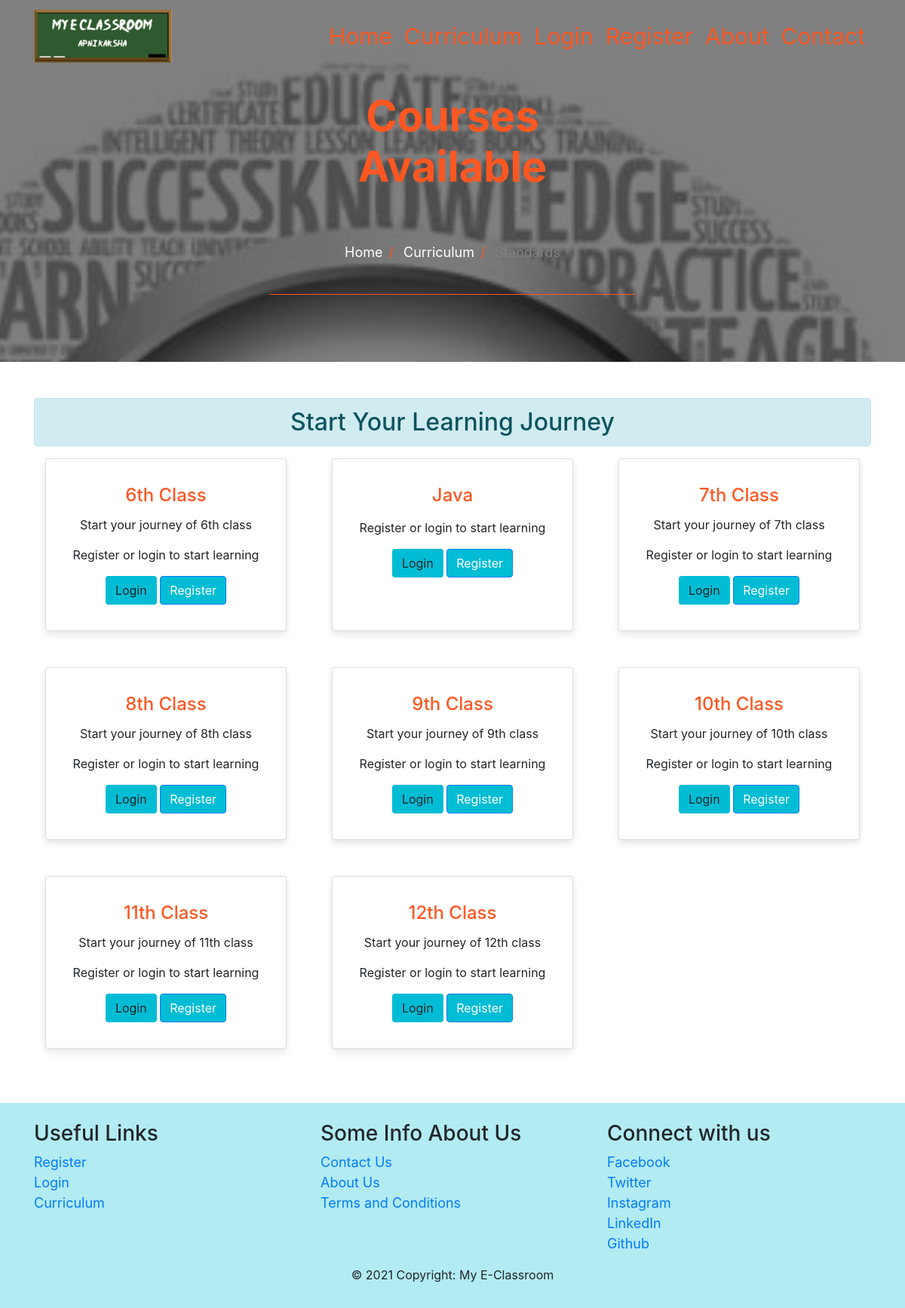
The app's page /curriculum/ with its own data.
### curriculum/models.py (models this page shows, shortened)
class Standard(models.Model):
    name = models.CharField(max_length=100, unique=True)
    slug = models.SlugField(null=True, blank=True)
    description = models.TextField(max_length=500,blank=True)
    question_number = models.PositiveIntegerField(default=1)
    total_marks = models.PositiveIntegerField(default=20)

### curriculum/views.py (the view)
# urls.py: path('', views.StandardListView.as_view(), name='standard_list'),
class StandardListView(ListView):
    context_object_name = 'standards'
    model = Standard
    template_name = 'curriculum/standard_list_view.html'

### curriculum/templates/curriculum/standard_list_view.html (shortened to what this page needs)
{% extends 'base.html' %}
{% load static %}
{% block image_block %}
<head>
</head>
<header class="info-header">
  <div id="page-intro" class="container-fluid d-flex align-items-center justify-content-center ">
    <div class="row d-flex justify-content-center text-center">
      <div class="col-md-10 text-white">
        <h2 class="display-4 font-weight-bold  p-5 " style="color:#ff5722;" >Courses Available </h2>
        <div class="row d-flex justify-content-center text-center">
          <ul class="breadcrumb">
            <li><a href="{% url 'index' %}">Home</a></li>
            <li><a href="{% url 'curriculum:standard_list' %}">Curriculum</a></li>
            <li class="disabled-text">Standards</li>
          </ul>
        </div>
        <hr style="color:#ff5722;">
  </div>
</header>
{% endblock %}
{% block content %}
<section id="best-features" class="text-center">
                        <br>
                        <br>
              <h2 class="text-center alert alert-info">Start Your Learning Journey</h2>
              <div class="row">
                      {% for standard in standards %}
                      <div class="col-md-4 d-flex mb-5 justify-content-center">
                        <div class="card card-std text-center" style="width: 20rem;">
                          <div class="card-body text-center">
                            <h4 class="card-title" style="color:#ff5722;">{{standard.name}}</h4>
                            <p class="card-text">{{standard.description|truncatechars:75}}</p>
                            {% if user.is_authenticated %}
                            <a href="{% url 'curriculum:subject_list' slug=standard.slug %}" class="btn btn-primary" style="background-color:#00bcd4;">Lets get started</a>
                            {%else%}
                            <p>Register or login to start learning</p>
                            <a href="{% url 'user_login' %}" class="btn btn-std" style="background-color:#00bcd4;">Login</a>
                            <a href="{% url 'register' %}" class="btn btn-primary" style="background-color:#00bcd4;">Register</a>
                            {%endif%}
                          </div>
                        </div>
                      </div>
                      {% endfor %}
              </div>
</section>
{%endblock%}

### templates/base.html (shortened to what this page needs)
<!DOCTYPE html>
<html lang="en" dir="ltr">
  <head>
    {% load static %}
    <link rel="stylesheet" href="https://stackpath.bootstrapcdn.com/bootstrap/4.5.2/css/bootstrap.min.css">
    <link rel="stylesheet" href="{% static 'css/master_css.css' %}">
  </head>
  <body>
              <nav class="navbar navbar-expand-lg  navbar-light bg-light fixed-top scrolling-navbar">
                <div class="container" >
                      <a class="navbar-brand" href="{% url 'index' %}" style="font-size:x-large;color:#ff5722;" ><img src="../static/css/Images/logo.jpeg" width=50% height=50%></a>
                      <div class="collapse navbar-collapse" id="basicExampleNav" >
                        <ul class=" navbar-nav  mr-auto smooth-scroll " >
                            <li class="nav-item">
                                   <a class="nav-link" href="{% url 'index' %}" style="font-size:30px;"><span>Home</span></a>
                                </li>
                                <li class="nav-item">
                                   <a class="nav-link" href="{% url 'curriculum:standard_list' %}" style="font-size:30px;">Curriculum</a>
                                </li>
                                {% if user.is_authenticated %}
                                     <li class="nav-item">
                                        <a class="nav-link" href="{% url 'dashboard' %}" style="font-size:30px;">Dashboard</a>
                                     </li>
                                    <li class="nav-item  ">
                                     <a class="nav-link" href="{% url 'user_logout' %}" style="font-size:30px;">Logout</a>
                                    </li>
                                {% else %}
                                    <li class="nav-item ">
                                        <a class="nav-link" href="{% url 'user_login' %}" style="font-size:30px;">Login</a>
                                    </li>
                                    <li class="nav-item " >
                                       <a class="nav-link" href="{% url 'register' %}" style="font-size:30px;">Register</span> </a>
                                    </li>
                                {% endif %}
                                  <li class="nav-item">
                                     <a class="nav-link" href="{% url 'aboutus' %}" style="font-size:30px;">About</a>
                                  </li>
                                <li class="nav-item">
                                   <a class="nav-link" href="{% url 'contact' %}" style="font-size:30px;">Contact</a>
                                </li>
                        </ul>
                      </div>
                </div>
              </nav>
          {% block image_block %}
          {% endblock %}
    <div class="container">
        {%block content%}
        {%endblock%}
    </div>
    <footer class="page-footer" style="background-color:#b2ebf2;">
      <div class="container">
        <div class="row mt-4">
                  <div class="col-md-4 mt-4">
                            <h3>Useful Links</h3>
                               <a href="{% url 'register' %}" style="font-size:large" >Register</a><br>
                               <a href="{% url 'user_login' %}"  style="font-size:large">Login</a><br>
                               <a href="{% url 'curriculum:standard_list' %}" style="font-size:large" >Curriculum</a><br>
                  </div>
                  <div class="col-md-4 mt-4">
                            <h3>Some Info About Us</h3>
                             <a href="{% url 'contact' %}" style="font-size:large">Contact Us </a><br>
                             <a href="#" style="font-size:large">About Us </a><br>
                             <a href="#" style="font-size:large">Terms and Conditions</a><br>
                  </div>
                  <div class="col-md-4 mt-4">
                            <h3>Connect with us</h3>
                              <a href="#" style="font-size:large" >Facebook</a><br>
                              <a href="#" style="font-size:large" >Twitter</a><br>
                              <a href="#" style="font-size:large" >Instagram</a><br>
                              <a href="#" style="font-size:large">LinkedIn</a><br>
                              <a href="#" style="font-size:large">Github</a><br>
                  </div>
        </div>
        <div class="footer-copyright text-center py-3">
            <p>© 2021 Copyright: My E-Classroom</p>
        </div>
      </div>
    </footer>
  </body>
</html>

### static/css/master_css.css (style rules this page uses)
html, body, header, #intro { height: 100%; }
.bg-light { background-color: transparent !important; transition: 0.5s ease; }
.navbar-light .navbar-nav .nav-link { color: #ff5722; }
.navbar-light .nav-link { color: #ff5722; }
.navbar-expand-lg { background-color: #0fee1d; }
.text-white { color: white; }
hr { border-color: inherit; }
.info-header { height: 60%; }
#page-intro { height: 100%; }
#page-intro { background: linear-gradient(rgba(0, 0, 0, 0.5), rgba(0, 0, 0, 0.5)), url("../static/css/images/logo.jpeg")no-repeat center center fixed; -webkit-background-size: cover; -moz-background-size: cover; -o-background-size: cover; background-size: cover; }
ul.breadcrumb { padding: 10px 16px; list-style: none; background-color: transparent; }
ul.breadcrumb li { display: inline; font-size: 18px; }
ul.breadcrumb li+li:before { padding: 8px; color: #ff5722; content: "/\00a0"; }
ul.breadcrumb li a { color: white; text-decoration: none; }
.disabled-text { color: gray; }
.card-std { border-radius: 4px; background: #fff; box-shadow: 0 6px 10px rgba(0, 0, 0, .08), 0 0 6px rgba(0, 0, 0, .05); transition: .3s transform cubic-bezier(.155, 1.105, .295, 1.12), .3s box-shadow, .3s -webkit-transform cubic-bezier(.155, 1.105, .295, 1.12); padding: 14px 14px 14px 14px; cursor: default; }

### curriculum/templates/curriculum/standard_list_view.html (style rules this page uses)
#page-intro { background: linear-gradient(rgba(0, 0, 0, 0.5), rgba(0, 0, 0, 0.5)), url("../static/css/Images/curriculum.jpg")no-repeat center center fixed; -webkit-background-size: cover; -moz-background-size: cover; -o-background-size: cover; background-size: cover; }

### records on screen
Standard: name "6th Class", description "Start your journey of 6th class"
Standard: name "Java"
Standard: name "7th Class", description "Start your journey of 7th class"
Standard: name "8th Class", description "Start your journey of 8th class"
Standard: name "9th Class", description "Start your journey of 9th class"
Standard: name "10th Class", description "Start your journey of 10th class"
Standard: name "11th Class", description "Start your journey of 11th class"
Standard: name "12th Class", description "Start your journey of 12th class"
